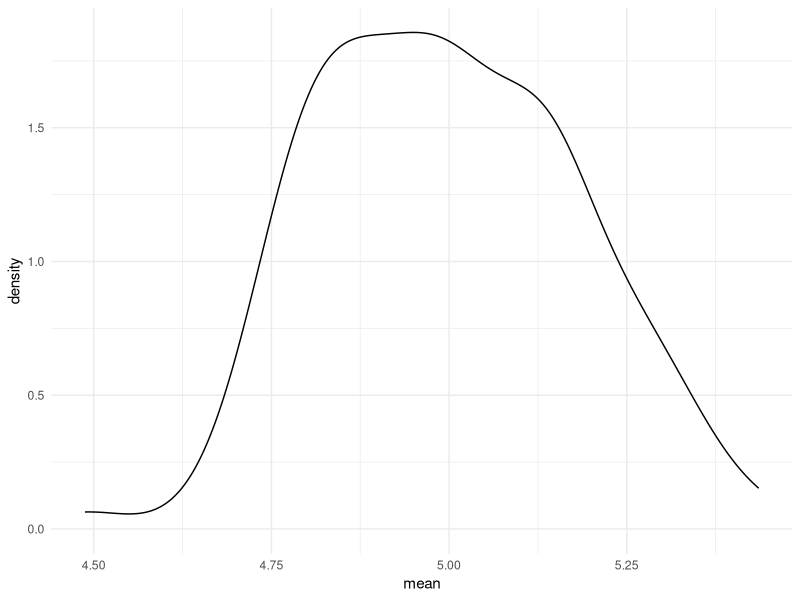
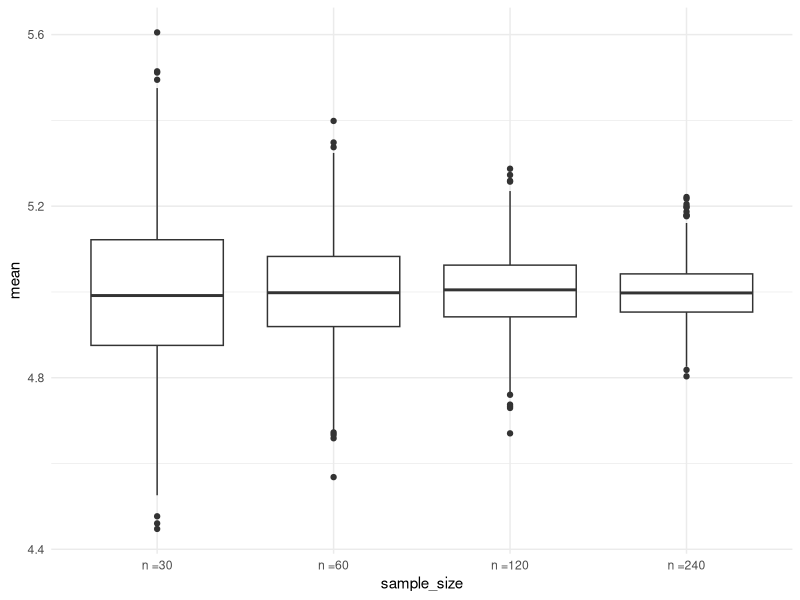
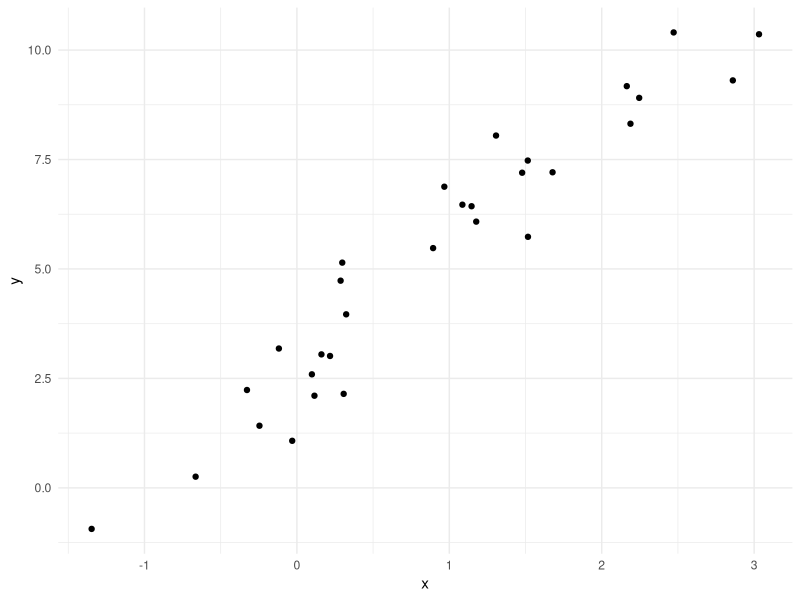
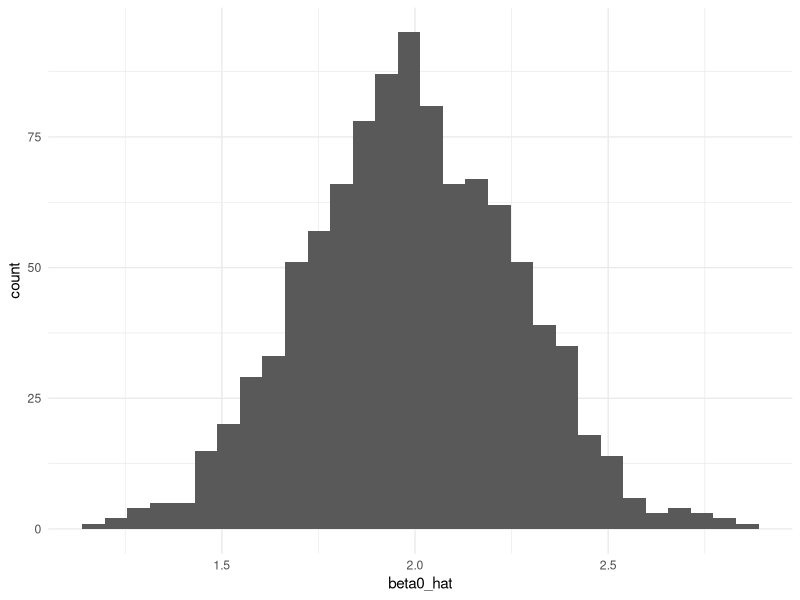
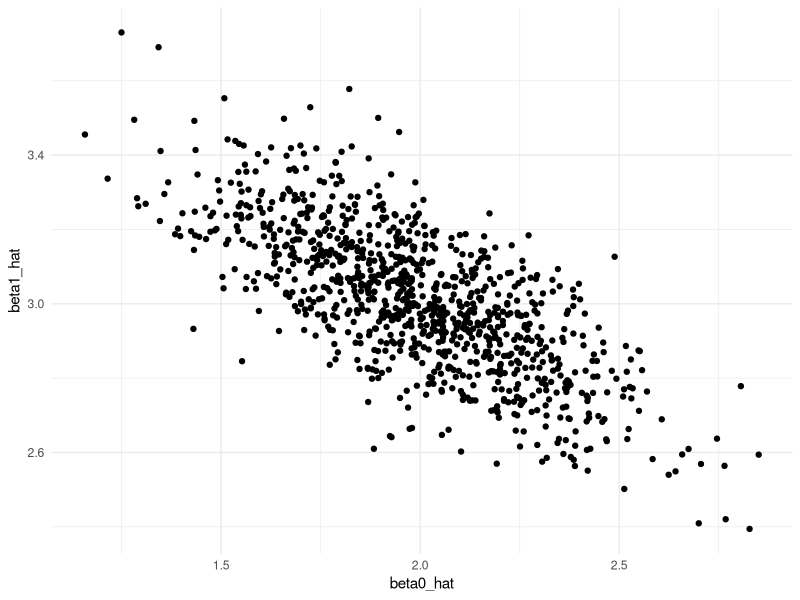

The R script that drew these images, in order:
## ---- chunk 1
library(tidyverse)

knitr::opts_chunk$set(
  echo = TRUE, 
  warning = FALSE,
  fig.width = 6, 
  fig.asp = .6, 
  out.width = "90%"
  )

theme_set(theme_minimal() + theme(legend.position = "bottom"))

options(
  ggplot2.continuous.colour = "viridis",
  ggplot2.continuous.fill = "viridis"
)
## ---- chunk 2
library(tidyverse)
## ---- chunk 3
set.seed(12345)
## ---- chunk 4
sim_mean_sd = function(n_obs, mu = 5 , sigma = 1) {
  
  x_vec = rnorm (n = n_obs, mean = mu, sd = sigma)

 tibble(
   mean = mean(x_vec),
   sd = sd(x_vec)
 )
  
}
## ---- chunk 5
sim_mean_sd(n_obs = 30)
## ---- chunk 6
output = vector("list", length = 100)

for  (i in 1:100) {
  
  output[[i]] = sim_mean_sd(n_obs = 30)
  
}

sim_results =
  bind_rows(output)

sim_results |> 
  ggplot(aes(x = mean)) + geom_density()

sim_results |> 
  summarize(
    mu_hat = mean(mean), 
    sd_hat = sd(mean)
  )
## ---- chunk 7
sim_results_df =
  expand_grid(
    sample_size = c(30, 60, 120, 240),
    iter = 1:1000
  ) |> 
  mutate(estimate_df = map(sample_size, sim_mean_sd)) |> 
  unnest(estimate_df)

sim_results_df |> 
  mutate(
    sample_size = str_c("n =", sample_size),
    sample_size = fct_inorder(sample_size)
  ) |> 
  ggplot(aes(x = sample_size, y = mean)) +
  geom_boxplot()


## ---- chunk 8
beta_0 = 2
beta_1 = 3

sim_data =
  tibble(
    x = rnorm(n = 30, mean = 1, sd = 1),
    y = beta_0 + beta_1 *x + rnorm(30, mean = 0, sd = 1)
  )

ls_fit = lm(y ~x, data = sim_data)
ls_fit

sim_data |> 
  ggplot(aes(x = x, y = y)) +
  geom_point()
## ---- chunk 9
sim_slr = function(n_obs, beta_0 = 2, beta_1 = 3) {
  
  sim_data =
  tibble(
    x = rnorm(n = n_obs, mean = 1, sd = 1),
    y = beta_0 + beta_1 * x + rnorm(n_obs, mean = 0, sd = 1)
  )
  
  ls_fit = lm(y ~ x, data = sim_data)
  
  tibble(
    beta0_hat = coef(ls_fit)[1], 
    beta1_hat = coef(ls_fit)[2]
  )

}

sim_slr(n_obs = 30)
## ---- chunk 10
sim_results_df =
  expand_grid(
    sample_size = 30,
    iter = 1:1000
  ) |> 
  mutate(estimate_df = map(sample_size, sim_slr)) |> 
  unnest(estimate_df)
## ---- chunk 11
sim_results_df |> 
  summarize(
    mean_b0_hat = mean(beta0_hat), 
    mean_b1_hat = mean(beta1_hat)
  )

sim_results_df |> 
  ggplot(aes(x = beta0_hat)) +
  geom_histogram()


sim_results_df |> 
  ggplot(aes(x = beta0_hat, y = beta1_hat)) +
  geom_point()

